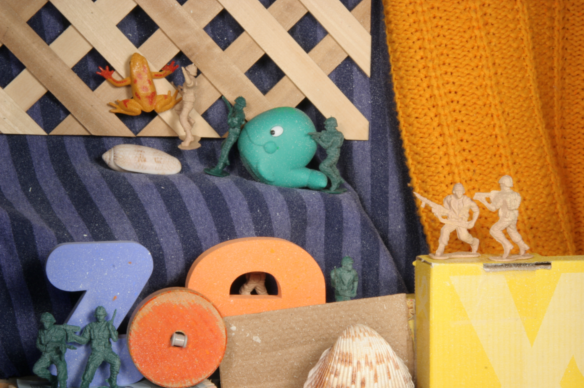
%> input picture imagePairs/Army/frame10.png, 584 x 388 px
$ octave efficientNonlocal.m   (GNU Octave 9; MATLAB toolbox functions it lacks are replaced by stand-ins)
%> lines starting %> are read from the running program, lines starting %| are printed output that depends on the picture
### EfficientNonlocalRegularization/structure_texture_decomposition_rof.m
function [texture structure] = structure_texture_decomposition_rof(im, theta, nIters, alp)
%
% Decompose the input IMAGE into structure and texture parts using the
% Rudin-Osher-Fatemi method. The final output is a linear combination
% of the decomposed texture and the structure parts.
%
% According to Wedel etal "An Improved Algorithm for TV-L1 optical flow"
%       equations (8)-(10)
%
% Test code
% [im1, im2, tu, tv] = read_image_flow_tune_para(4,0);
% [t1 s1] = structure_texture_decomposition_rof(im1);
% [t2 s2] = structure_texture_decomposition_rof(im2);
% indx = ~isnan(tu) | ~isnan(tv);
% uv = cat(3, tu, tv);
% uv(isnan(uv)) = 0;
% figure; imshow(-abs(partial_deriv(cat(3,im1, im2), uv)).*indx, []); title('original');
% figure; imshow(-abs(partial_deriv(cat(3,s1, s2), uv)).*indx, []);  title('structure');
% figure; imshow(-abs(partial_deriv(cat(3,t1, t2), uv)).*indx, []);  title('texture');
% tmp = partial_deriv(cat(3,t1, t2, uv);
% figure; imshow(t1, []); figure; imshow(s1, []);

%   Author: Deqing Sun, Department of Computer Science, Brown University
%   Contact: dqsun@cs.brown.edu
%   $Date: 2009 $
%
% Copyright 2009-2010, Brown University, Providence, RI. USA
%
%                          All Rights Reserved
%
% All commercial use of this software, whether direct or indirect, is
% strictly prohibited including, without limitation, incorporation into in
% a commercial product, use in a commercial service, or production of other
% artifacts for commercial purposes.
%
% Permission to use, copy, modify, and distribute this software and its
% documentation for research purposes is hereby granted without fee,
% provided that the above copyright notice appears in all copies and that
% both that copyright notice and this permission notice appear in
% supporting documentation, and that the name of the author and Brown
% University not be used in advertising or publicity pertaining to
% distribution of the software without specific, written prior permission.
%
% For commercial uses contact the Technology Venture Office of Brown University
%
% THE AUTHOR AND BROWN UNIVERSITY DISCLAIM ALL WARRANTIES WITH REGARD TO
% THIS SOFTWARE, INCLUDING ALL IMPLIED WARRANTIES OF MERCHANTABILITY AND
% FITNESS FOR ANY PARTICULAR PURPOSE.  IN NO EVENT SHALL THE AUTHOR OR
% BROWN UNIVERSITY BE LIABLE FOR ANY SPECIAL, INDIRECT OR CONSEQUENTIAL
% DAMAGES OR ANY DAMAGES WHATSOEVER RESULTING FROM LOSS OF USE, DATA OR
% PROFITS, WHETHER IN AN ACTION OF CONTRACT, NEGLIGENCE OR OTHER TORTIOUS
% ACTION, ARISING OUT OF OR IN CONNECTION WITH THE USE OR PERFORMANCE OF
% THIS SOFTWARE.

if nargin == 1
    theta   = 1/8;
    nIters  = 100;
    alp     = 0.75;  % alp = 0.75 results in 4:1
end;

% Rescale the input image to [-1 1]
IM   = scale_image(im, -1,1);

% Backup orginal images
im   = IM;

% stepsize
delta = 1.0/(4.0*theta);

for iIm = 1:size(im,3)

    % Initialize dual variable p to be 0
    p = zeros([size(im,1) size(im,2) 2]);

    % Gradient descend
    I = squeeze(IM(:,:,iIm));

    for iter = 1:nIters

        % Compute divergence        eqn(8)
        div_p = imfilter(p(:,:,1), [-1 1 0], 'corr', 0)+ ...
                imfilter(p(:,:,2), [-1 1 0]', 'corr', 0);

        I_x = imfilter(I+theta*div_p, [-1 1], 'replicate');

        I_y = imfilter(I+theta*div_p, [-1 1]', 'replicate');

        % Update dual variable      eqn(9)
        p(:,:,1) = p(:,:,1) + delta*(I_x);
        p(:,:,2) = p(:,:,2) + delta*(I_y);

        % Reproject to |p| <= 1     eqn(10)
        reprojection = max(1.0, sqrt(p(:,:,1).^2 + p(:,:,2).^2));
        p(:,:,1) = p(:,:,1)./reprojection;
        p(:,:,2) = p(:,:,2)./reprojection;

    end

    % compute divergence
    div_p = imfilter(p(:,:,1), [-1 1 0], 'corr', 0)+ ...
            imfilter(p(:,:,2), [-1 1 0]', 'corr', 0);

    % compute structure component
    IM(:,:,iIm) = I + theta*div_p;

end;


texture   = squeeze(scale_image(im - alp*IM, 0, 255));

if nargout == 2
    structure = squeeze(scale_image(IM, 0, 255)); %(u-min(u(:)))/(max(u(:))-min(u(:))) - 1;
end;

### EfficientNonlocalRegularization/scale_image.m
function imo = scale_image(im, vlow, vhigh, ilow, ihigh)
% linearly scale the input image IM to the range [vlow, vhigh]
% from the range [ilow ihigh] (if provided)
%
% Authors: Deqing Sun, Department of Computer Science, Brown University
% Contact: dqsun@cs.brown.edu
% $Date: $
% $Revision: $
%
% Copyright 2007-2010, Brown University, Providence, RI. USA
%
%                          All Rights Reserved
%
% All commercial use of this software, whether direct or indirect, is
% strictly prohibited including, without limitation, incorporation into in
% a commercial product, use in a commercial service, or production of other
% artifacts for commercial purposes.
%
% Permission to use, copy, modify, and distribute this software and its
% documentation for research purposes is hereby granted without fee,
% provided that the above copyright notice appears in all copies and that
% both that copyright notice and this permission notice appear in
% supporting documentation, and that the name of the author and Brown
% University not be used in advertising or publicity pertaining to
% distribution of the software without specific, written prior permission.
%
% For commercial uses contact the Technology Venture Office of Brown University
%
% THE AUTHOR AND BROWN UNIVERSITY DISCLAIM ALL WARRANTIES WITH REGARD TO
% THIS SOFTWARE, INCLUDING ALL IMPLIED WARRANTIES OF MERCHANTABILITY AND
% FITNESS FOR ANY PARTICULAR PURPOSE.  IN NO EVENT SHALL THE AUTHOR OR
% BROWN UNIVERSITY BE LIABLE FOR ANY SPECIAL, INDIRECT OR CONSEQUENTIAL
% DAMAGES OR ANY DAMAGES WHATSOEVER RESULTING FROM LOSS OF USE, DATA OR
% PROFITS, WHETHER IN AN ACTION OF CONTRACT, NEGLIGENCE OR OTHER TORTIOUS
% ACTION, ARISING OUT OF OR IN CONNECTION WITH THE USE OR PERFORMANCE OF
% THIS SOFTWARE.

if nargin == 3
    ilow    = min(im(:));
    ihigh   = max(im(:));
end;

imo = (im-ilow)/(ihigh-ilow) * (vhigh-vlow) + vlow;

### EfficientNonlocalRegularization/compute_image_pyramid.m
function P = compute_image_pyramid(img, f, nL, ratio)
%%  COMPUTE_IMAGE_PYRAMID computes nL level image pyramid of the input image IMG using filter F

%   Author: Deqing Sun, Department of Computer Science, Brown University
%   Contact: dqsun@cs.brown.edu
%   $Date: 2007-10-10 $
%   $Revision $
%
% Copyright 2007-2010, Brown University, Providence, RI. USA
%
%                          All Rights Reserved
%
% All commercial use of this software, whether direct or indirect, is
% strictly prohibited including, without limitation, incorporation into in
% a commercial product, use in a commercial service, or production of other
% artifacts for commercial purposes.
%
% Permission to use, copy, modify, and distribute this software and its
% documentation for research purposes is hereby granted without fee,
% provided that the above copyright notice appears in all copies and that
% both that copyright notice and this permission notice appear in
% supporting documentation, and that the name of the author and Brown
% University not be used in advertising or publicity pertaining to
% distribution of the software without specific, written prior permission.
%
% For commercial uses contact the Technology Venture Office of Brown University
%
% THE AUTHOR AND BROWN UNIVERSITY DISCLAIM ALL WARRANTIES WITH REGARD TO
% THIS SOFTWARE, INCLUDING ALL IMPLIED WARRANTIES OF MERCHANTABILITY AND
% FITNESS FOR ANY PARTICULAR PURPOSE.  IN NO EVENT SHALL THE AUTHOR OR
% BROWN UNIVERSITY BE LIABLE FOR ANY SPECIAL, INDIRECT OR CONSEQUENTIAL
% DAMAGES OR ANY DAMAGES WHATSOEVER RESULTING FROM LOSS OF USE, DATA OR
% PROFITS, WHETHER IN AN ACTION OF CONTRACT, NEGLIGENCE OR OTHER TORTIOUS
% ACTION, ARISING OUT OF OR IN CONNECTION WITH THE USE OR PERFORMANCE OF
% THIS SOFTWARE.
P   = cell(nL,1);
tmp = img;
P{1}= tmp;

% Get version information (from http://www.mathworks.com/matlabcentral/fileexchange/17285)
v = sscanf (version, '%d.%d.%d') ; v = 10.^(0:-1:-(length(v)-1)) * v ;

for m = 2:nL

    % Gaussian filtering
    tmp = imfilter(tmp, f, 'corr', 'symmetric', 'same');
    sz  = round([size(tmp,1) size(tmp,2)]*ratio);

    % IMRESIZE changes default algorithm since version 7.4 (R2007a)
    if v > 7.3
        tmp = imresize(tmp, ratio, 'bilinear', 'Antialiasing', false);   % better than 'nearest'
    else
        tmp = imresize(tmp, sz, 'bilinear', 0); % Disable antialiasing, old version for cluster
    end;

    P{m} = tmp;
end;


### EfficientNonlocalRegularization/efficientNonlocal.m
clc, %clear,
addpath('..\flowColorCode')

im1 = double(imread('..\imagePairs\Army\frame10.png'));
im2 = double(imread('..\imagePairs\Army\frame11.png'));
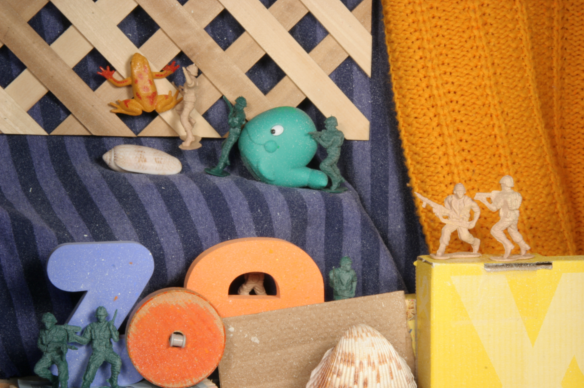
%> input picture imagePairs/Army/frame11.png, 584 x 388 px
%figure(1), clf
%imshow(im1);

%%
images  = cat(length(size(im1))+1, im1, im2);
size(images)
%> ans = [388 584 3 2]
for i = 1:size(images,3)
    images(:,:,i,:)  = structure_texture_decomposition_rof( ...
                                            squeeze(images(:,:,i,:)));
end
%> this loop made 3 passes
%%
size(images)
%> ans = [388 584 3 2]
tmp = images(:,:,:,1);
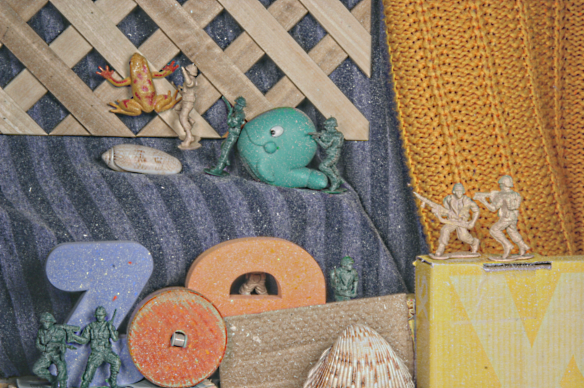
%> tmp: size 388x584x3 double; mean R, G, B 145.1, 128.2, 106.7
imshow(uint8(tmp),'InitialMagnification','fit')
%imshow(uint8(im1))

%%
clc
pyramid_spacing = 2;
pyramid_levels  =  1 + floor( log(min(size(images, 1), ...
                       size(images,2))/16) / log(pyramid_spacing) );
%> pyramid_levels = 5

% Construct image pyramid, using setting in Bruhn et al in
% "Lucas/Kanade.." (IJCV2005') page 218
factor            = sqrt(2);  % sqrt(3)
smooth_sigma      = sqrt(pyramid_spacing)/factor;
f                 = fspecial('gaussian', ...
                        2*round(1.5*smooth_sigma) +1, smooth_sigma);

pyramid_images    = compute_image_pyramid(images, f, pyramid_levels, ...
                                        1/pyramid_spacing);
%> the run ends on the next line
